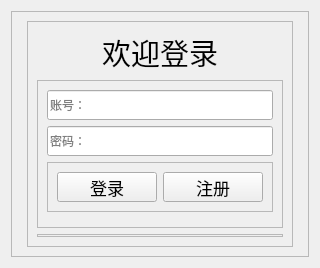
      <widget class="QWidget" name="page">
       <layout class="QVBoxLayout" name="verticalLayout_3">
        <item>
         <widget class="QFrame" name="frame_11">
          <property name="sizePolicy">
           <sizepolicy hsizetype="Preferred" vsizetype="Preferred">
            <horstretch>4</horstretch>
            <verstretch>0</verstretch>
           </sizepolicy>
          </property>
          <property name="styleSheet">
           <string notr="true">#frame_11{border-image:url(:/新前缀/tyut.jpg);}
</string>
          </property>
          <property name="frameShape">
           <enum>QFrame::StyledPanel</enum>
          </property>
          <property name="frameShadow">
           <enum>QFrame::Raised</enum>
          </property>
          <layout class="QHBoxLayout" name="horizontalLayout_4">
           <item>
            <widget class="QFrame" name="frame_13">
             <property name="sizePolicy">
              <sizepolicy hsizetype="Preferred" vsizetype="Preferred">
               <horstretch>4</horstretch>
               <verstretch>0</verstretch>
              </sizepolicy>
             </property>
             <property name="frameShape">
              <enum>QFrame::StyledPanel</enum>
             </property>
             <property name="frameShadow">
              <enum>QFrame::Raised</enum>
             </property>
            </widget>
           </item>
           <item>
            <widget class="QFrame" name="frame_14">
             <property name="sizePolicy">
              <sizepolicy hsizetype="Preferred" vsizetype="Preferred">
               <horstretch>2</horstretch>
               <verstretch>0</verstretch>
              </sizepolicy>
             </property>
             <property name="frameShape">
              <enum>QFrame::StyledPanel</enum>
             </property>
             <property name="frameShadow">
              <enum>QFrame::Raised</enum>
             </property>
             <layout class="QVBoxLayout" name="verticalLayout_4">
              <item>
               <widget class="QLabel" name="label_5">
                <property name="sizePolicy">
                 <sizepolicy hsizetype="Preferred" vsizetype="Preferred">
                  <horstretch>0</horstretch>
                  <verstretch>1</verstretch>
                 </sizepolicy>
                </property>
                <property name="font">
                 <font>
                  <family>幼圆</family>
                  <pointsize>22</pointsize>
                 </font>
                </property>
                <property name="mouseTracking">
                 <bool>true</bool>
                </property>
                <property name="text">
                 <string>欢迎登录</string>
                </property>
                <property name="alignment">
                 <set>Qt::AlignCenter</set>
                </property>
               </widget>
              </item>
              <item>
               <widget class="QFrame" name="frame_17">
                <property name="sizePolicy">
                 <sizepolicy hsizetype="Preferred" vsizetype="Preferred">
                  <horstretch>0</horstretch>
                  <verstretch>5</verstretch>
                 </sizepolicy>
                </property>
                <property name="frameShape">
                 <enum>QFrame::StyledPanel</enum>
                </property>
                <property name="frameShadow">
                 <enum>QFrame::Raised</enum>
                </property>
                <layout class="QVBoxLayout" name="verticalLayout_5">
                 <item>
                  <widget class="QLineEdit" name="lineEdit">
                   <property name="minimumSize">
                    <size>
                     <width>0</width>
                     <height>30</height>
                    </size>
                   </property>
                   <property name="placeholderText">
                    <string>账号：</string>
                   </property>
                  </widget>
                 </item>
                 <item>
                  <widget class="QLineEdit" name="lineEdit_2">
                   <property name="minimumSize">
                    <size>
                     <width>0</width>
                     <height>30</height>
                    </size>
                   </property>
                   <property name="placeholderText">
                    <string>密码：</string>
                   </property>
                  </widget>
                 </item>
                 <item>
                  <widget class="QFrame" name="frame_15">
                   <property name="sizePolicy">
                    <sizepolicy hsizetype="Preferred" vsizetype="Preferred">
                     <horstretch>0</horstretch>
                     <verstretch>1</verstretch>
                    </sizepolicy>
                   </property>
                   <property name="frameShape">
                    <enum>QFrame::StyledPanel</enum>
                   </property>
                   <property name="frameShadow">
                    <enum>QFrame::Raised</enum>
                   </property>
                   <layout class="QHBoxLayout" name="horizontalLayout_5">
                    <item>
                     <widget class="QPushButton" name="pushButton_4">
                      <property name="minimumSize">
                       <size>
                        <width>100</width>
                        <height>30</height>
                       </size>
                      </property>
                      <property name="maximumSize">
                       <size>
                        <width>100</width>
                        <height>16777215</height>
                       </size>
                      </property>
                      <property name="font">
                       <font>
                        <family>微软雅黑</family>
                        <pointsize>13</pointsize>
                       </font>
                      </property>
                      <property name="text">
                       <string>登录</string>
                      </property>
                     </widget>
                    </item>
                    <item>
                     <widget class="QPushButton" name="pushButton_7">
                      <property name="minimumSize">
                       <size>
                        <width>100</width>
                        <height>30</height>
                       </size>
                      </property>
                      <property name="font">
                       <font>
                        <family>微软雅黑</family>
                        <pointsize>13</pointsize>
                       </font>
                      </property>
                      <property name="text">
                       <string>注册</string>
                      </property>
                     </widget>
                    </item>
                   </layout>
                  </widget>
                 </item>
                 <item>
                  <widget class="QFrame" name="frame_18">
                   <property name="sizePolicy">
                    <sizepolicy hsizetype="Preferred" vsizetype="Preferred">
                     <horstretch>0</horstretch>
                     <verstretch>4</verstretch>
                    </sizepolicy>
                   </property>
                   <property name="frameShape">
                    <enum>QFrame::StyledPanel</enum>
                   </property>
                   <property name="frameShadow">
                    <enum>QFrame::Raised</enum>
                   </property>
                  </widget>
                 </item>
                </layout>
               </widget>
              </item>
              <item>
               <widget class="QFrame" name="frame_16">
                <property name="sizePolicy">
                 <sizepolicy hsizetype="Preferred" vsizetype="Preferred">
                  <horstretch>0</horstretch>
                  <verstretch>5</verstretch>
                 </sizepolicy>
                </property>
                <property name="frameShape">
                 <enum>QFrame::StyledPanel</enum>
                </property>
                <property name="frameShadow">
                 <enum>QFrame::Raised</enum>
                </property>
               </widget>
              </item>
             </layout>
            </widget>
           </item>
           <item>
            <widget class="QFrame" name="frame_12">
             <property name="sizePolicy">
              <sizepolicy hsizetype="Preferred" vsizetype="Preferred">
               <horstretch>4</horstretch>
               <verstretch>0</verstretch>
              </sizepolicy>
             </property>
             <property name="font">
              <font>
               <weight>75</weight>
               <bold>true</bold>
              </font>
             </property>
             <property name="mouseTracking">
              <bool>true</bool>
             </property>
             <property name="frameShape">
              <enum>QFrame::StyledPanel</enum>
             </property>
             <property name="frameShadow">
              <enum>QFrame::Raised</enum>
             </property>
            </widget>
           </item>
          </layout>
         </widget>
        </item>
       </layout>
      </widget>
